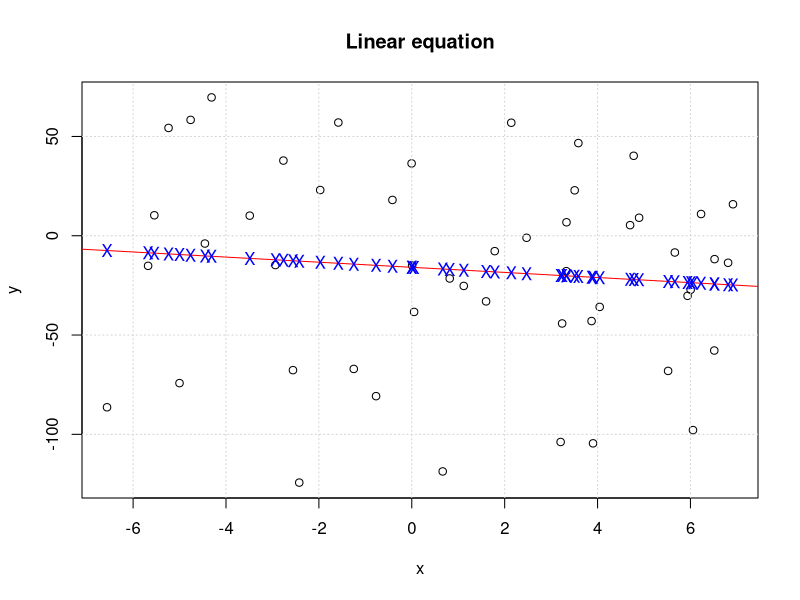
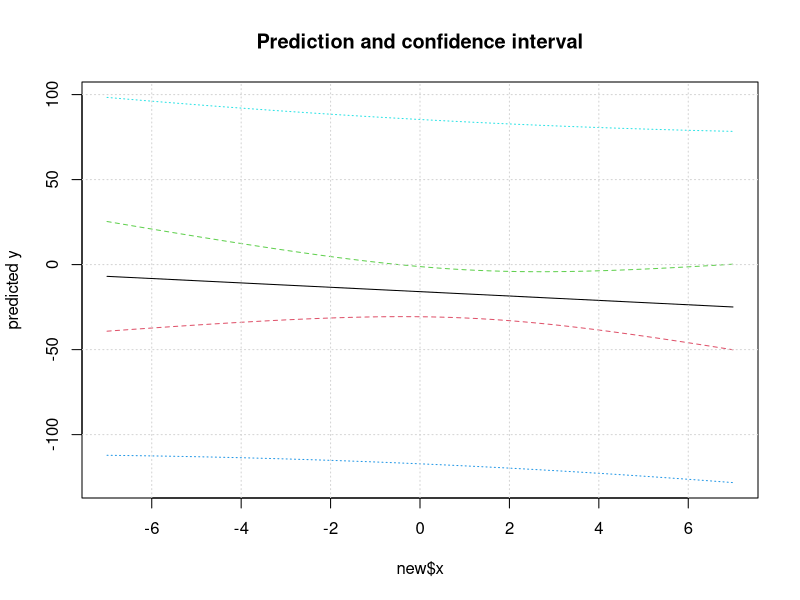
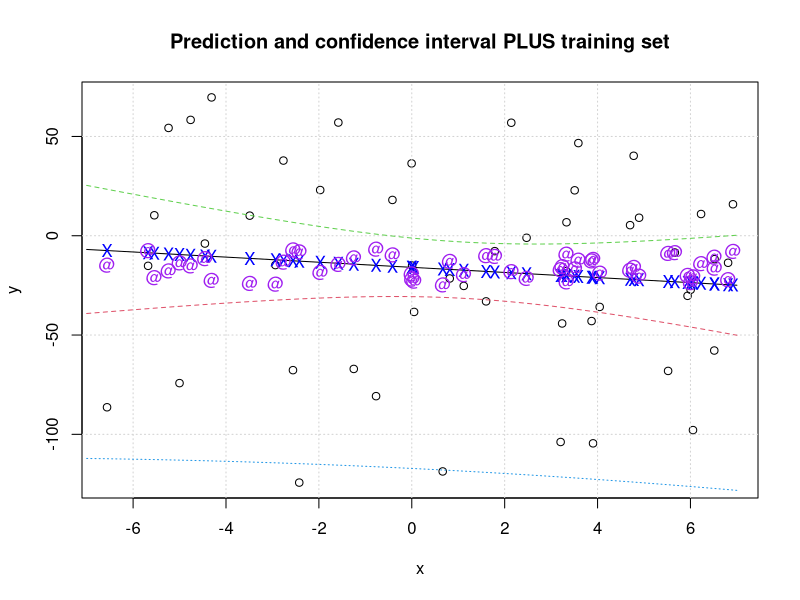
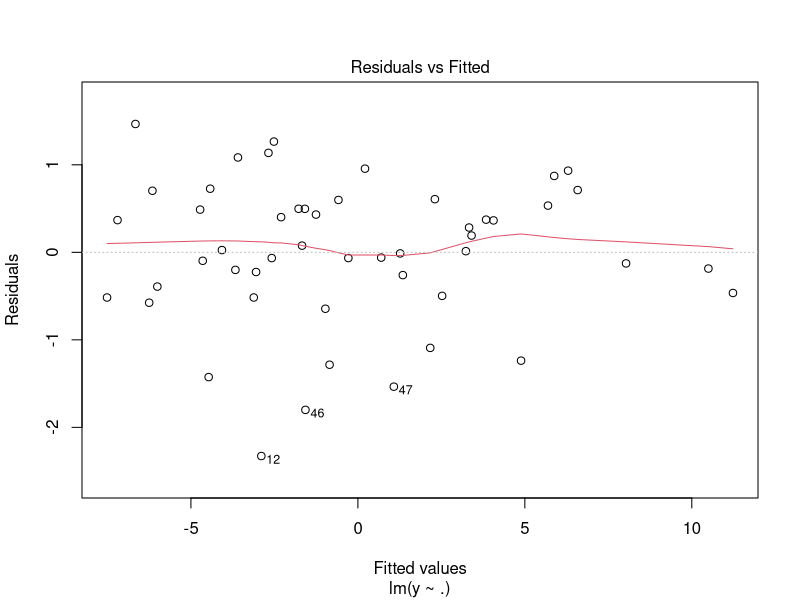
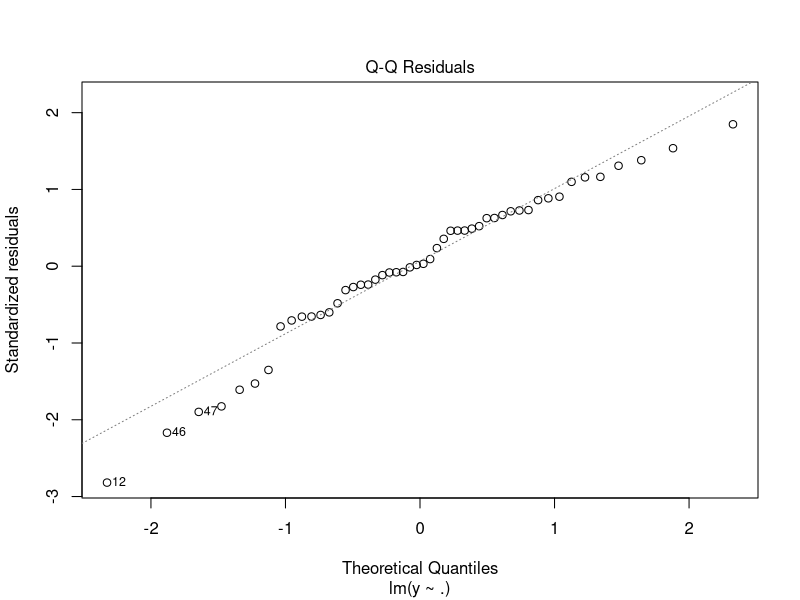
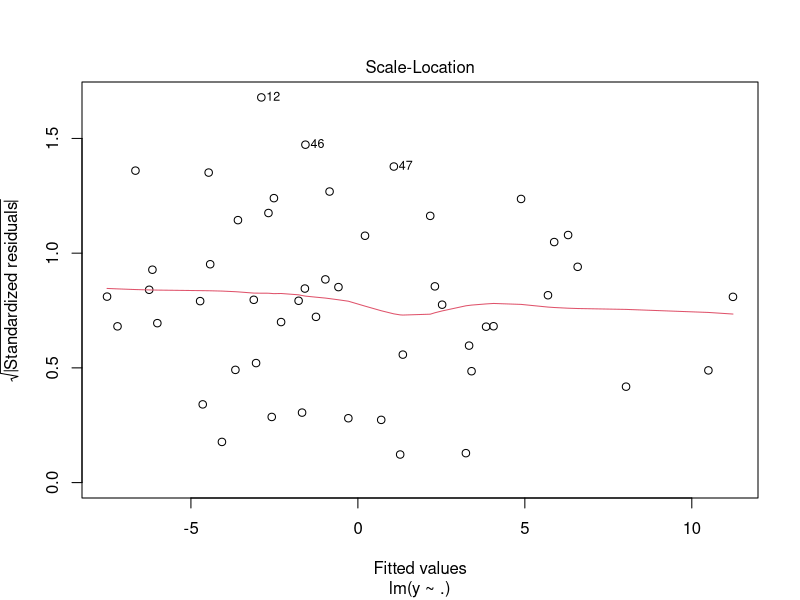
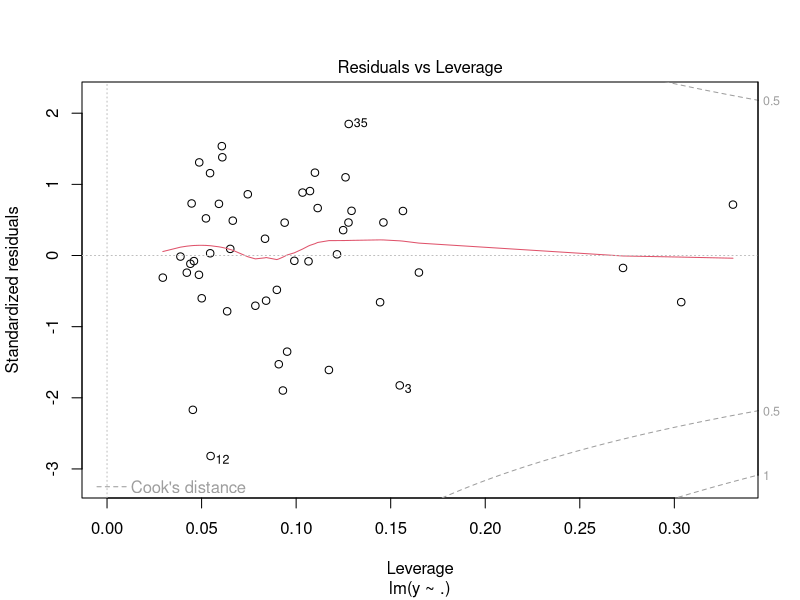

These figures' R source, in order:
# Defining the equation
x = runif(50,-7,7)
y = 5 - 6*x + rnorm(50, 0,50)
# Ploting the equation
plot(x,y)
title('Linear equation')
grid()
# Linear model
L = lm(y~x)
summary(L)
# the output is the coefficienties: (Intercept -> a0hat)/ (x -> a1hat)

# L$coefficients: exact values
L$coefficients
abline(L,col='red')

# Help in R
#help(predict.lm)

# Prediction of y_hat associated to the training sample
# Prediction associated to a new observaton
#predict(L)
# Inserting the prediction points into the graph (blue X)
points(x,predict(L),pch='X',col='blue')

# Creating new data set
new = data.frame(x = seq(-7,7,length.out = 50))
# Obtaining the confidence interval and prediction
# The prediction always require a new data set (new observation)
pred.w.plim <- predict(L, new, interval = "prediction")
# The confidence does not always require a new data set E[y]
pred.w.clim <- predict(L, new, interval = "confidence")
matplot(new$x, cbind(pred.w.clim, pred.w.plim[,-1]), lty = c(1,2,2,3,3), type = "l", ylab = "predicted y")
title('Prediction and confidence interval')
grid()
# Plotting individually (just replace plim or clim)
#matplot(new$x, pred.w.plim, lty = c(1,2,2,3,3), type = "l", ylab = "predicted y")
#grid()

# Plotting all together
# Training data set
plot(x,y)
grid()
title('Prediction and confidence interval PLUS training set')
# Confidence levels in prediction and E[y]
matlines(new$x, cbind(pred.w.clim, pred.w.plim[,-1]), lty = c(1,2,2,3,3), type = "l", ylab = "predicted y")
# Plotting the linear model with the training set (E[y])
points(x,predict(L),pch='X',col='blue')
# Plotting the prediction with a new data set (prediction)
points(x,predict(L,new),pch='@',col='purple')
print('Summary of prediction with testing data')
summary(predict(L,new))

print('Exercise 2 - Multivariable linear problem')
A = matrix(0,nrow = 50,ncol = 50)
A[,1] = rexp(50,0.4)
A[,2] = rnorm(50,3,0.5)
A[,3] = rpois(50,0.8)
A[,4] = runif(50,-5,3)

y = 3 + 2*A[,1] - 5*A[,2] + 7*A[4] + rnorm(50)
L1 = lm(y~.,data=as.data.frame(A))
L1
summary(L1)
plot(L1)
# = cbind(rep(1,50),A)

# rank = 5
# From the output: F statistic: 4773 on 4 (rank -1) and (n - rank)
